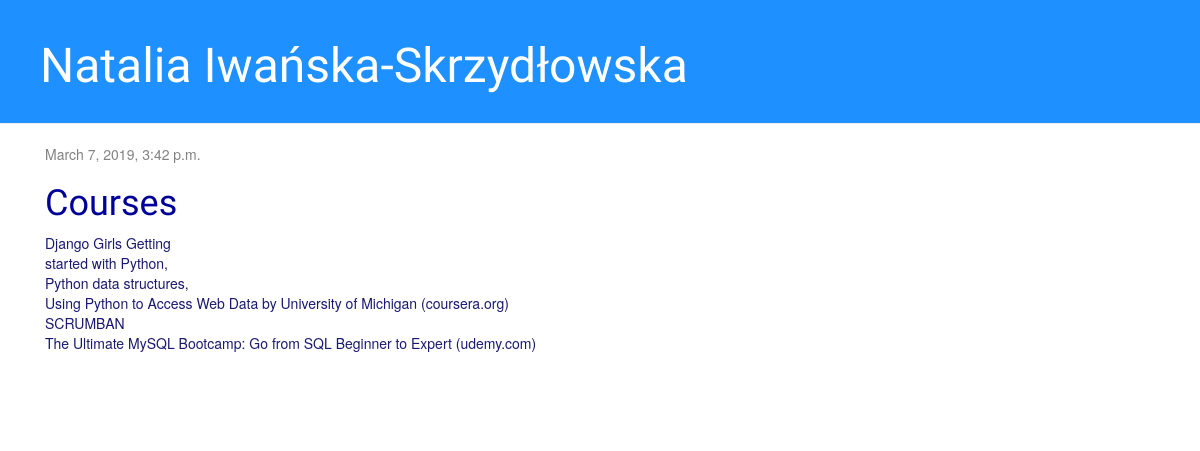
The app's page /post/2/, older data.
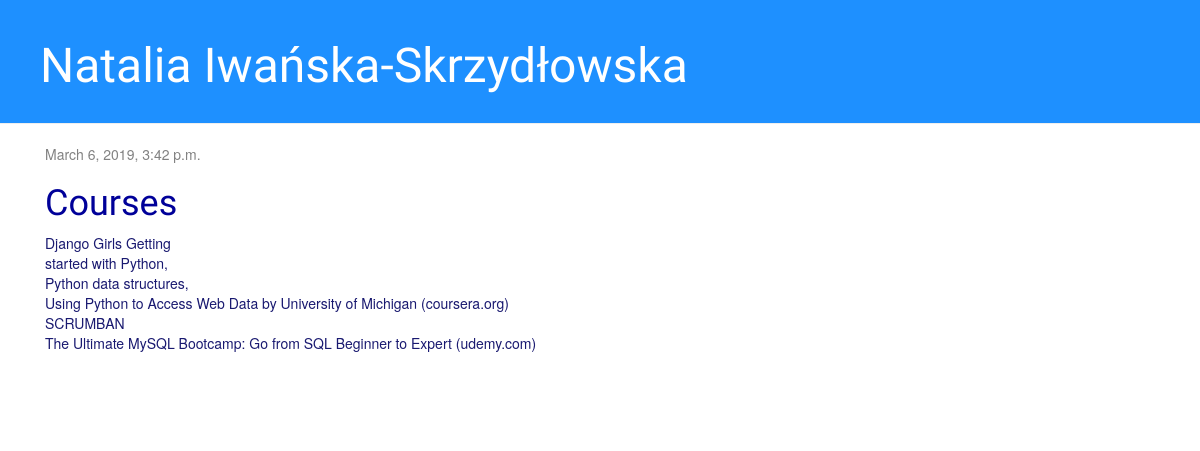
The same page, newer data.
### myfirstapp/models.py (models this page shows, shortened)
class Post(models.Model):
    author = models.ForeignKey('auth.User', on_delete=models.CASCADE)
    title = models.CharField(max_length=200)
    text = models.TextField()
    created_date = models.DateTimeField(
            default=timezone.now)
    published_date = models.DateTimeField(
            blank=True, null=True)

### myfirstapp/views.py (the view)
# urls.py: path('post/<int:pk>/', views.post_detail, name='post_detail'),
def post_detail(request, pk):
    post = get_object_or_404(Post, pk=pk)
    return render(request, 'myfirstapp/post_detail.html', {'post': post})

### myfirstapp/templates/myfirstapp/post_detail.html
{% extends 'myfirstapp/base.html' %}
{% block content %}
    <div class="post">
        {% if post.published_date %}
            <div class="date">
                {{ post.published_date }}
            </div>
        {% endif %}
        <h1>{{ post.title }}</h1>
        <p>{{ post.text|safe|linebreaksbr }}</p>
    </div>
{% endblock %}

Row changes from the older to the newer data that the page shows:
changed Post "Courses": published_date "March 7, 2019, 3:42 p.m." → "March 6, 2019, 3:42 p.m."
